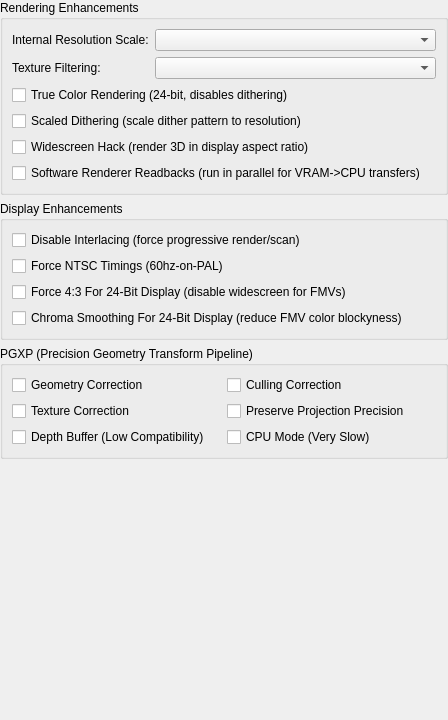
<?xml version="1.0" encoding="UTF-8"?>
<ui version="4.0">
 <class>EnhancementSettingsWidget</class>
 <widget class="QWidget" name="EnhancementSettingsWidget">
  <property name="geometry">
   <rect>
    <x>0</x>
    <y>0</y>
    <width>448</width>
    <height>720</height>
   </rect>
  </property>
  <property name="windowTitle">
   <string>Form</string>
  </property>
  <layout class="QVBoxLayout" name="verticalLayout_2">
   <property name="leftMargin">
    <number>0</number>
   </property>
   <property name="topMargin">
    <number>0</number>
   </property>
   <property name="rightMargin">
    <number>0</number>
   </property>
   <property name="bottomMargin">
    <number>0</number>
   </property>
   <item>
    <widget class="QGroupBox" name="groupBox_2">
     <property name="title">
      <string>Rendering Enhancements</string>
     </property>
     <layout class="QFormLayout" name="formLayout_2">
      <item row="0" column="0">
       <widget class="QLabel" name="label_2">
        <property name="text">
         <string>Internal Resolution Scale:</string>
        </property>
       </widget>
      </item>
      <item row="0" column="1">
       <widget class="QComboBox" name="resolutionScale"/>
      </item>
      <item row="2" column="0">
       <widget class="QLabel" name="label_3">
        <property name="text">
         <string>Texture Filtering:</string>
        </property>
       </widget>
      </item>
      <item row="2" column="1">
       <widget class="QComboBox" name="textureFiltering"/>
      </item>
      <item row="3" column="0" colspan="2">
       <widget class="QCheckBox" name="trueColor">
        <property name="text">
         <string>True Color Rendering (24-bit, disables dithering)</string>
        </property>
       </widget>
      </item>
      <item row="4" column="0" colspan="2">
       <widget class="QCheckBox" name="scaledDithering">
        <property name="text">
         <string>Scaled Dithering (scale dither pattern to resolution)</string>
        </property>
       </widget>
      </item>
      <item row="5" column="0" colspan="2">
       <widget class="QCheckBox" name="widescreenHack">
        <property name="text">
         <string>Widescreen Hack (render 3D in display aspect ratio)</string>
        </property>
       </widget>
      </item>
      <item row="6" column="0" colspan="2">
       <widget class="QCheckBox" name="useSoftwareRendererForReadbacks">
        <property name="text">
          <string>Software Renderer Readbacks (run in parallel for VRAM->CPU transfers)</string>
        </property>
       </widget>
      </item>
     </layout>
    </widget>
   </item>
   <item>
    <widget class="QGroupBox" name="groupBox_3">
     <property name="title">
      <string>Display Enhancements</string>
     </property>
     <layout class="QFormLayout" name="formLayout_3">
      <item row="0" column="0" colspan="2">
       <widget class="QCheckBox" name="disableInterlacing">
        <property name="text">
         <string>Disable Interlacing (force progressive render/scan)</string>
        </property>
       </widget>
      </item>
      <item row="1" column="0" colspan="2">
       <widget class="QCheckBox" name="forceNTSCTimings">
        <property name="text">
         <string>Force NTSC Timings (60hz-on-PAL)</string>
        </property>
       </widget>
      </item>
      <item row="2" column="0" colspan="2">
       <widget class="QCheckBox" name="force43For24Bit">
        <property name="text">
         <string>Force 4:3 For 24-Bit Display (disable widescreen for FMVs)</string>
        </property>
       </widget>
      </item>
      <item row="3" column="0" colspan="2">
       <widget class="QCheckBox" name="chromaSmoothingFor24Bit">
        <property name="text">
         <string>Chroma Smoothing For 24-Bit Display (reduce FMV color blockyness)</string>
        </property>
       </widget>
      </item>
     </layout>
    </widget>
   </item>
   <item>
    <widget class="QGroupBox" name="groupBox_4">
     <property name="title">
      <string>PGXP (Precision Geometry Transform Pipeline)</string>
     </property>
     <layout class="QGridLayout" name="gridLayout">
      <item row="0" column="0">
       <widget class="QCheckBox" name="pgxpEnable">
        <property name="text">
         <string>Geometry Correction</string>
        </property>
       </widget>
      </item>
      <item row="0" column="1">
       <widget class="QCheckBox" name="pgxpCulling">
        <property name="text">
         <string>Culling Correction</string>
        </property>
       </widget>
      </item>
      <item row="1" column="0">
       <widget class="QCheckBox" name="pgxpTextureCorrection">
        <property name="text">
         <string>Texture Correction</string>
        </property>
       </widget>
      </item>
      <item row="1" column="1">
       <widget class="QCheckBox" name="pgxpPreserveProjPrecision">
        <property name="text">
         <string>Preserve Projection Precision</string>
        </property>
       </widget>
      </item>
      <item row="2" column="0">
       <widget class="QCheckBox" name="pgxpDepthBuffer">
        <property name="text">
         <string>Depth Buffer (Low Compatibility)</string>
        </property>
       </widget>
      </item>
      <item row="2" column="1">
       <widget class="QCheckBox" name="pgxpCPU">
        <property name="text">
         <string>CPU Mode (Very Slow)</string>
        </property>
       </widget>
      </item>
     </layout>
    </widget>
   </item>
   <item>
    <spacer name="verticalSpacer">
     <property name="orientation">
      <enum>Qt::Vertical</enum>
     </property>
     <property name="sizeHint" stdset="0">
      <size>
       <width>20</width>
       <height>40</height>
      </size>
     </property>
    </spacer>
   </item>
  </layout>
 </widget>
 <resources/>
 <connections/>
</ui>
